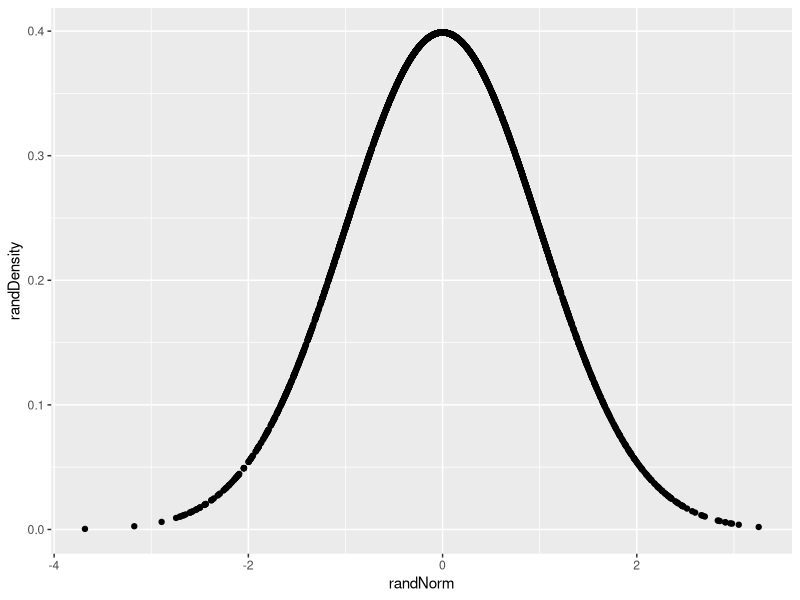
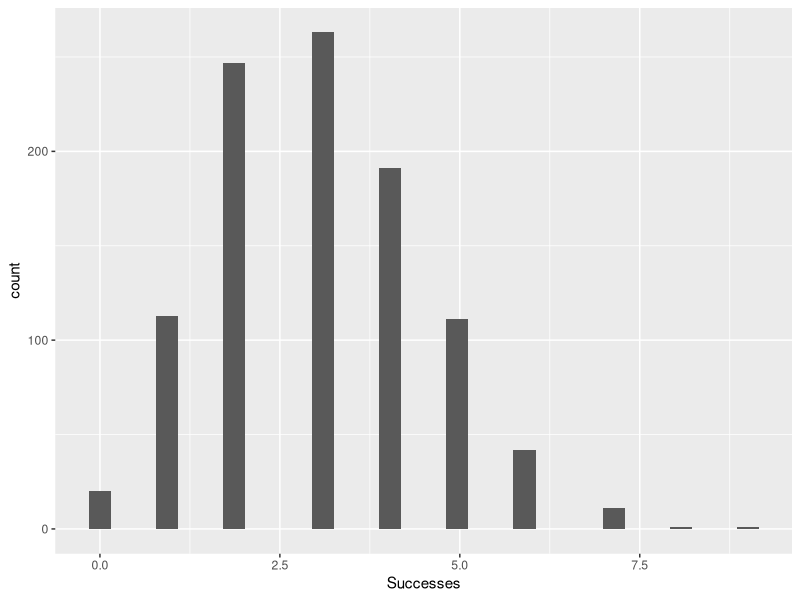
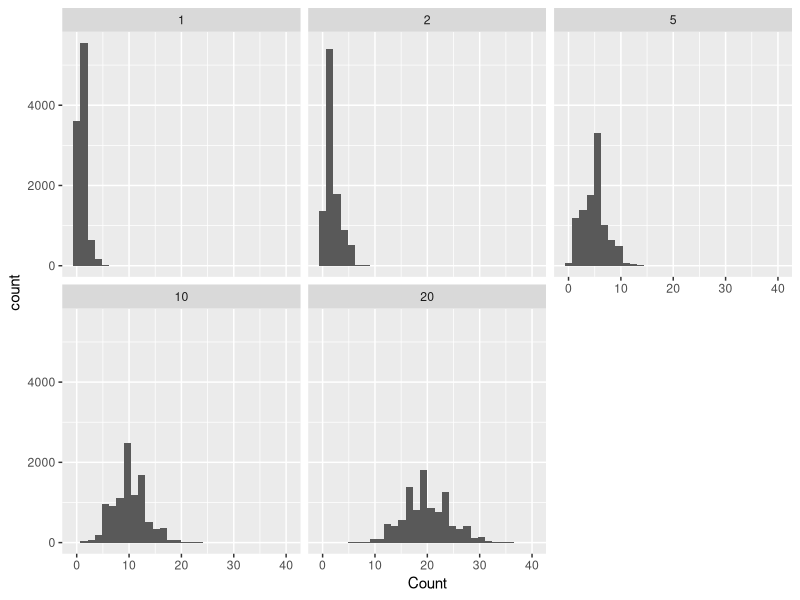
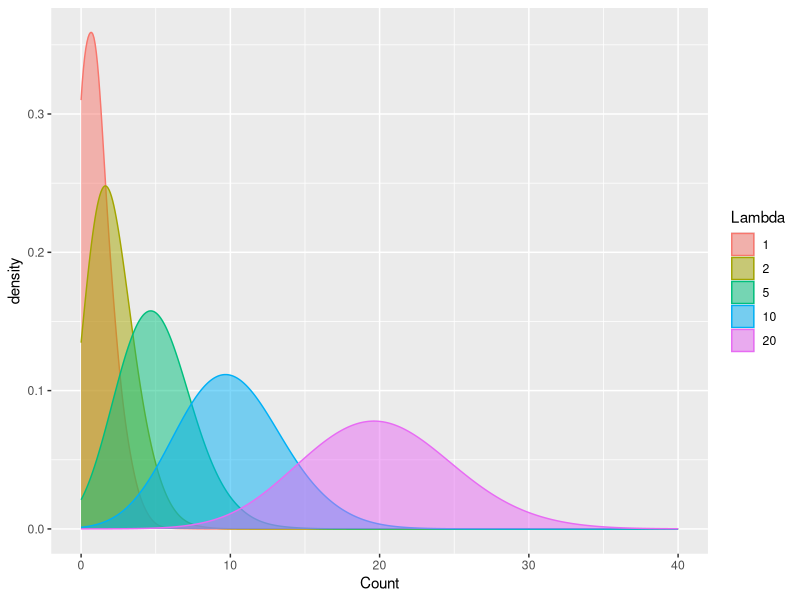

Source code (R) for these figures, in order:
#DTA250 - Fall 2023
#JJ

# Normal Distributions ----
# Perhaps the most famous, and most used, distribution is the normal 
# distribution.

#TODO
# Create 10 random numbers using the rnorm() function
rnorm(10)


# In the case above, the mean is automatically set to 0 and the standard
# deviation is set to 1. We can change these values by adding the mean and
# standard deviation arguments to the function.

#TODO
# Create 10 random numbers with a mean of 100 and a standard deviation of 20
rnorm(n=10, mean=100, sd=20)


# The dnorm() function will give us the probability density of a given value
# in a normal distribution. For example, if we want to know the probability
# density of the value 100 in a normal distribution with a mean of 100 and a
# standard deviation of 20, we can use the dnorm() function.

#TODO
# Create 10 random numbers using the rnorm() function and store it in a variable
# called randNorm10

randNorm10 <- rnorm(10)

randNorm10


#TODO
# Run the dnorm() function on randNorm10
dnorm(randNorm10)


## Plotting Normal Distributions ----
#TODO
# Create 3000 random numbers using rnorm() and assign it to a variable called 
# randNorm
# Calculate the distribution of randNorm using the dnorm() function and assign
# it to a variable called randDensity
# Create a data.frame called randDF with two columns: randNorm and randDensity
# Load the ggplot2 library
# Create a scatter plot using the ggplot() and geom_point() functions
# Set the data argument to randDF
# Set the x-axis to randNorm and the y-axis to randDensity

randNorm <- rnorm(3000)
randDensity <- dnorm(randNorm)
randDF <- data.frame(randNorm, randDensity)
library(tidyverse)
ggplot(data = randDF, aes(x=randNorm, y=randDensity)) +
  geom_point()

# The pnorm() function will give us the cumulative probability of a given
# value in a normal distribution.

#TODO
# Run the pnorm() function on randNorm10

randNorm10
pnorm(randNorm10)


# Binomial Distributions ----
# The binomial distribution is a discrete probability distribution that
# describes the probability of a given number of successes in a given number
# of trials in an experiment which has two possible outcomes (commonly called
# a binomial experiment). For example, the probability of getting 3 heads in 5
# coin tosses.

#TODO
# Execute the rbinom() function with n=1, size=10, prob=0.4

rbinom(n=1, size=10, prob=0.4)


#TODO
# Try the code above with n=5 and n=10
rbinom(n=5, size=10, prob=0.4)
rbinom(n=10, size=10, prob=0.4)


#TODO
# Try the above 3 examples but this time make sure size=1

rbinom(n=1, size=1, prob=0.4)
rbinom(n=5, size=1, prob=0.4)
rbinom(n=10, size=1, prob=0.4)


#TODO
# Create a data.frame called binomDF with one column called Successes where
# Successes is a random binomial distribution with n=1000, size=10, prob=0.3
# Create a histogram using the ggplot() and geom_histogram() functions
# Set the data argument to binomDF
# Set the x-axis to Successes

binomDF <- data.frame(Successes = rbinom(n=1000, size=10, prob=0.3))

ggplot(data = binomDF, aes(x = Successes)) +
  geom_histogram()



# Poisson Distributions ----
# The Poisson distribution is a discrete probability distribution that
# describes the probability of a given number of events occurring in a fixed
# interval of time or space if these events occur with a known constant mean
# rate and independently of the time since the last event. For example, the
# probability of 3 customers arriving at a store in 1 hour if customers arrive
# at a rate of 3 per hour.

#TODO
# Using the rpois() function, create a random poisson distribution with 
# n=10000 and lambda=1.
# Save the results in a variable called pois1

pois1 <- rpois(n=10000, lambda=1)


#TODO
# Repeat the last TODO 4 more times but this time change lambda to 2, 5, 10, and 20
# Save the results in variables called pois2, pois5, pois10, and pois20

pois2 <- rpois(n=10000, lambda=2)
pois5 <- rpois(n=10000, lambda=5)
pois10 <- rpois(n=10000, lambda=10)
pois20 <- rpois(n=10000, lambda=20)



#TODO
# Create a data.frame called poisDF with 5 columns: Lambda.1, Lambda.2, Lambda.5,
# Lambda.10, and Lambda.20
# Set each column to the corresponding variable from the last TODO

poisDF <- data.frame(
  Lambda.1 = pois1,
  Lambda.2 = pois2,
  Lambda.5 = pois5,
  Lambda.10 = pois10,
  Lambda.20 = pois20
)


#TODO
# We need to do some reshaping for the data to be in the correct format for
# plotting.
# Load the tidyr library
# Use the melt() function to reshape the data
# Run the following code.

library(tidyverse)

library(tidyr)
poisDF <- poisDF |>
    pivot_longer(
        cols=everything(),
        names_to="Lambda",
        values_to="Count"
    )

poisDF <- poisDF |>
    mutate(Lambda=str_extract(Lambda, "[:digit:]+") |> 
    as.numeric() |> 
    as.factor()
    )

#TODO
# Create a histogram using the ggplot() and geom_histogram() functions
# Create a facet wrap using the facet_wrap() function to display the 5 different
# lambda values


ggplot(data = poisDF, aes(x=Count)) +
  geom_histogram() +
  facet_wrap(~Lambda)


#TODO
# Create a density plot using the ggplot() and geom_density() functions

ggplot(data = poisDF, aes(x=Count)) +
  geom_density(
    aes(group = Lambda, color = Lambda, fill = Lambda),
    adjust = 4,
    alpha = 0.5
  )
